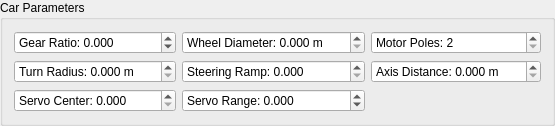
          <widget class="QGroupBox" name="groupBox_4">
           <property name="title">
            <string>Car Parameters</string>
           </property>
           <layout class="QGridLayout" name="gridLayout_3">
            <item row="0" column="0">
             <widget class="QDoubleSpinBox" name="confGearRatioBox">
              <property name="prefix">
               <string>Gear Ratio: </string>
              </property>
              <property name="decimals">
               <number>3</number>
              </property>
              <property name="minimum">
               <double>-1000.000000000000000</double>
              </property>
              <property name="maximum">
               <double>1000.000000000000000</double>
              </property>
              <property name="singleStep">
               <double>0.100000000000000</double>
              </property>
             </widget>
            </item>
            <item row="0" column="1">
             <widget class="QDoubleSpinBox" name="confWheelDiamBox">
              <property name="prefix">
               <string>Wheel Diameter: </string>
              </property>
              <property name="suffix">
               <string> m</string>
              </property>
              <property name="decimals">
               <number>3</number>
              </property>
              <property name="maximum">
               <double>1000.000000000000000</double>
              </property>
              <property name="singleStep">
               <double>0.100000000000000</double>
              </property>
             </widget>
            </item>
            <item row="0" column="2">
             <widget class="QDoubleSpinBox" name="confMotorPoleBox">
              <property name="prefix">
               <string>Motor Poles: </string>
              </property>
              <property name="decimals">
               <number>0</number>
              </property>
              <property name="minimum">
               <double>2.000000000000000</double>
              </property>
              <property name="maximum">
               <double>1000.000000000000000</double>
              </property>
              <property name="singleStep">
               <double>2.000000000000000</double>
              </property>
             </widget>
            </item>
            <item row="1" column="0">
             <widget class="QDoubleSpinBox" name="confTurnRadBox">
              <property name="prefix">
               <string>Turn Radius: </string>
              </property>
              <property name="suffix">
               <string> m</string>
              </property>
              <property name="decimals">
               <number>3</number>
              </property>
              <property name="maximum">
               <double>1000.000000000000000</double>
              </property>
              <property name="singleStep">
               <double>0.100000000000000</double>
              </property>
             </widget>
            </item>
            <item row="1" column="1">
             <widget class="QDoubleSpinBox" name="confSteeringRampBox">
              <property name="prefix">
               <string>Steering Ramp: </string>
              </property>
              <property name="decimals">
               <number>3</number>
              </property>
              <property name="maximum">
               <double>1000.000000000000000</double>
              </property>
              <property name="singleStep">
               <double>0.100000000000000</double>
              </property>
             </widget>
            </item>
            <item row="1" column="2">
             <widget class="QDoubleSpinBox" name="confAxisDistanceBox">
              <property name="prefix">
               <string>Axis Distance: </string>
              </property>
              <property name="suffix">
               <string> m</string>
              </property>
              <property name="decimals">
               <number>3</number>
              </property>
              <property name="maximum">
               <double>1000.000000000000000</double>
              </property>
              <property name="singleStep">
               <double>0.100000000000000</double>
              </property>
             </widget>
            </item>
            <item row="2" column="0">
             <widget class="QDoubleSpinBox" name="confServoCenterBox">
              <property name="prefix">
               <string>Servo Center: </string>
              </property>
              <property name="decimals">
               <number>3</number>
              </property>
              <property name="maximum">
               <double>1.000000000000000</double>
              </property>
              <property name="singleStep">
               <double>0.010000000000000</double>
              </property>
             </widget>
            </item>
            <item row="2" column="1">
             <widget class="QDoubleSpinBox" name="confServoRangeBox">
              <property name="prefix">
               <string>Servo Range: </string>
              </property>
              <property name="decimals">
               <number>3</number>
              </property>
              <property name="minimum">
               <double>-1.000000000000000</double>
              </property>
              <property name="maximum">
               <double>1.000000000000000</double>
              </property>
              <property name="singleStep">
               <double>0.010000000000000</double>
              </property>
             </widget>
            </item>
           </layout>
          </widget>
